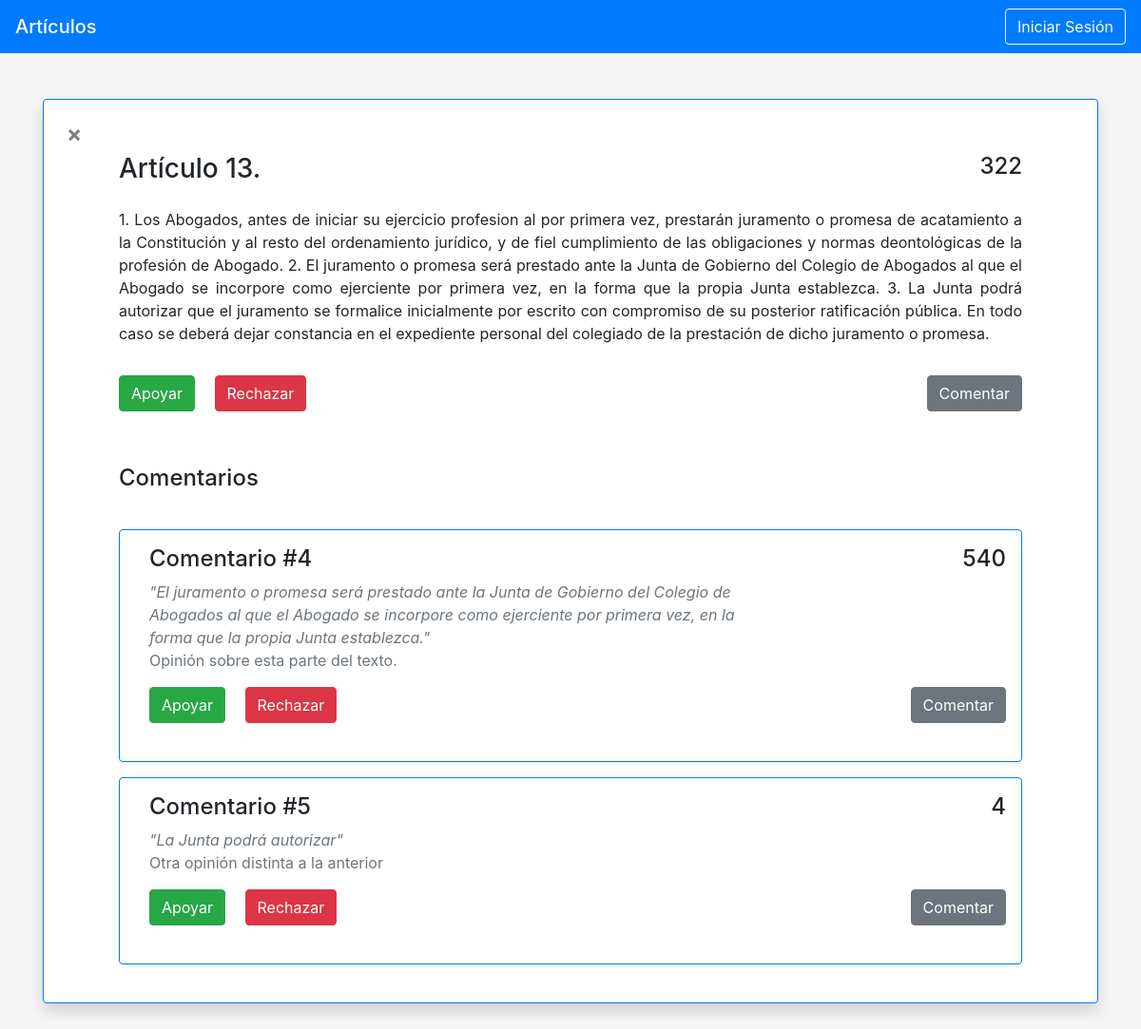
Page /articulos/3/ on the committed database.
### articulos/models.py (models this page shows)
class Articulo(models.Model):
    tipo = models.IntegerField(default=1) #1 = oficial 2 = sugerencia 2 = aceptado 3 = rechazado
    nombre = models.CharField(max_length=50)
    descripcion = models.CharField(max_length=500)
    articulo = models.CharField(max_length=5000)
    votos = models.IntegerField(default=0)
    idArticulo = models.IntegerField(default=0)

class Comentario(models.Model):
    idArticulo = models.IntegerField(default=0)
    idComentario = models.IntegerField(default=0)
    idComentarioPadre = models.IntegerField(default=0)
    cita = models.CharField(max_length=5000)
    texto = models.CharField(max_length=5000)
    votos = models.IntegerField(default=0)

### articulos/views.py (the view)
# urls.py: path('<int:articulo_id>/', views.articulo, name='articulo')
def articulo(request, articulo_id):
    articulo = Articulo.objects.order_by('-votos').filter(idArticulo = articulo_id)
    comentarios = Comentario.objects.order_by('-votos').filter(idArticulo = articulo_id)
    comentariosPadre = comentarios.filter(idComentarioPadre = 0)
    context = {'articulo': articulo, 'comentarios': comentarios, 'comentariosPadre': comentariosPadre}
    return render(request, 'articulos/articulo.html', context)

### articulos/templates/articulos/articulo.html (shortened to what this page needs)
<!doctype html>
<html lang="en">
<head>
    <link rel="stylesheet" href="https://stackpath.bootstrapcdn.com/bootstrap/4.3.1/css/bootstrap.min.css"
>
</head>
<body>
    <nav class="navbar navbar-dark bg-primary">
        <a href="/articulos/oficial" class="navbar-brand mb-0 h1">Artículos</a>
        <button type="button" class="btn btn-outline-light">Iniciar Sesión</button>
    </nav>
    <main role="main" class="container">
        <div class="border border-primary my-5 bg-white rounded shadow ">
            <button onclick="history.back()" type="button" class="close float-left mt-2 ml-2 p-3" aria-label="Close">
                <span aria-hidden="true">&times;</span>
            </button>
            <div class="mx-5 my-4 pt-3 px-3 rounded ">
                <div class="container">
                    <div class="row py-3">
                        <div class="col-8">
                            <p class="h3"> {{articulo.0.nombre}}</p>
                        </div>
                        <div class="col float-right">
                            {%if articulo.0.tipo == 3 %}
                            <p class="h4 text-right py-3"> Aceptada</p>
                            {%elif articulo.0.tipo == 4 %}
                            <p class="h4 text-right py-3"> Rechazada</p>
                            {%else%}
                            <p class="h4 text-right " id="art{{articulo.0.idArticulo}}">{{articulo.0.votos}}
                            </p>
                            {%endif%}
                        </div>
                    </div>
                    <div class="row">
                        <div class="col">
                            <p class="text-justify"> {{articulo.0.articulo}}
                            </p>
                        </div>
                    </div>
                    <div class="row my-3">
                        {%if articulo.0.tipo == 3 or articulo.0.tipo == 4%}
                        <div class="col">
                            <button type="button" class="btn btn-secondary float-right">Realizar enmienda</button>
                        </div>
                        {%else%}
                        <div class="col-8">
                            <button type="button" id="Aart{{articulo.0.idArticulo}}"
                                onclick="apoyar('art{{articulo.0.idArticulo}}')"
                                class="btn btn-success  mr-2">Apoyar</button>
                            <button type="button" id='Rart{{articulo.0.idArticulo}}'
                                onclick="rechazar('art{{articulo.0.idArticulo}}')"
                                class="btn btn-danger  mx-2">Rechazar</button>
                        </div>
                        <div class="col">
                            <a class="btn btn-secondary float-right" data-toggle="collapse" href="#collapseComentar"
                                role="button" aria-expanded="false" aria-controls="collapseComentar">
                                Comentar
                            </a>
                        </div>
                        {%endif%}
                    </div>
                    <div class="row py-3 mt-3">
                        <div class="col">
                            {%if articulo.0.tipo == 3 or articulo.0.tipo == 4%}
                            <p class="h4"> Enmiendas</p>
                            {%else%}
                            <p class="h4"> Comentarios</p>
                            {%endif%}
                        </div>
                    </div>
                    <div class="row ">
                        <div class="col">
                            {% for com in comentariosPadre%}
                            <div class="border border-primary my-3 pt-3 px-3 rounded shadow-sm">
                                <div class="container">
                                    <div class="row">
                                        <div class="col-9">
                                            <p class="h4"> Comentario #{{com.idComentario}}</p>
                                            <p class="text-muted m-0"><em>"{{com.cita}}"</em></p>
                                            <p class="text-muted "> {{com.texto}}</p>
                                        </div>
                                        <div class="col">
                                            <div class="row float-right">
                                                <p class="h4 text-right" id='com{{com.idComentario}}'>{{com.votos}}</p>
                                            </div>
                                        </div>
                                    </div>
                                    <div class="row mb-3">
                                        <div class="col-8">
                                            <button type="button" id="Acom{{com.idComentario}}"
                                                onclick="apoyar('com{{com.idComentario}}')"
                                                class="btn btn-success  mr-2">Apoyar</button>
                                            <button type="button" id="Rcom{{com.idComentario}}"
                                                onclick="rechazar('com{{com.idComentario}}')"
                                                class="btn btn-danger  mx-2">Rechazar</button>
                                        </div>
                                        <div class="col">
                                            <div class="row float-right">
                                                    <a class="btn btn-secondary float-right" data-toggle="collapse" href="#collapseComentar{{com.idComentario}}"
                                                    role="button" aria-expanded="false" aria-controls="collapseComentar">
                                                    Comentar
                                                </a>
                                            </div>
                                        </div>
                                    </div>
                                </div>
                            </div>
                            {% endfor %}
                        </div>
                    </div>
                </div>
            </div>
        </div>
    </main>
</body>
</html>

### articulos/templates/articulos/articulo.html (style rules this page uses)
body { background-color: whitesmoke; }

### rows in the picture
Articulo: nombre "Artículo 13.", votos "322", articulo "1. Los Abogados, antes de iniciar su ejercicio profesion al por primera vez, prestarán juramento o promesa de acatamiento a la Constitución y al resto del ordenamiento jurídico, y de fiel cumplimiento de las obligaciones y normas deontológicas de la profesión de Abogado. 2. El juramento o promesa será prestado ante la Junta de Gobierno del Colegio de Abogados al que el Abogado se incorpore como ejerciente por primera vez, en la forma que la propia Junta establezca. 3. La Junta podrá autorizar que el juramento se formalice inicialmente por escrito con compromiso de su posterior ratificación pública. En todo caso se deberá dejar constancia en el expediente personal del colegiado de la…"
Comentario: idComentario "4", cita "El juramento o promesa será prestado ante la Junta de Gobierno del Colegio de Abogados al que el Abogado se incorpore como ejerciente por primera vez, en la forma que la propia Junta establezca.", texto "Opinión sobre esta parte del texto.", votos "540"
Comentario: idComentario "5", cita "La Junta podrá autorizar", texto "Otra opinión distinta a la anterior", votos "4"
